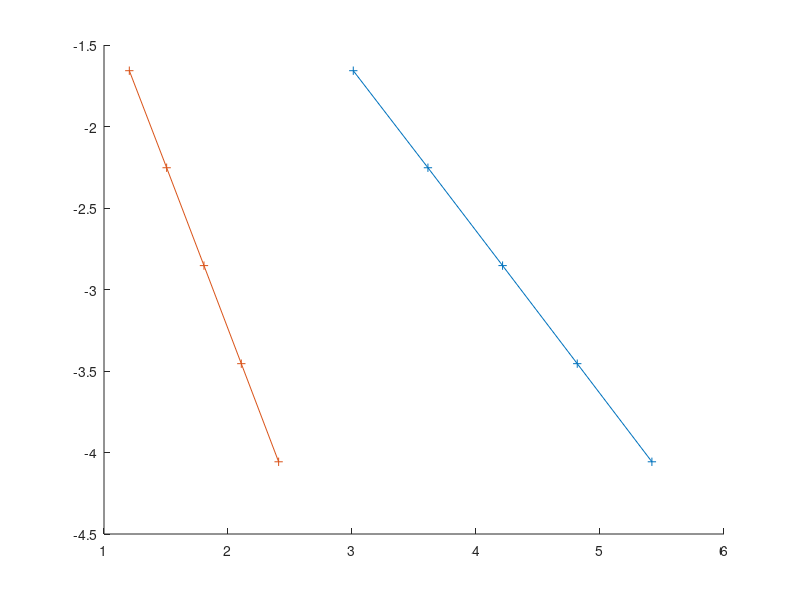

Recreate this plot in MATLAB.
% mms-1 with uniform mesh refinement
clear all; close all; clc;

% mms 1
% ndof =    16, L2_error = +4.744057E-01 
% ndof =    64, L2_error = +2.676629E-01 
% ndof =   256, L2_error = +8.295995E-02 
% ndof =  1024, L2_error = +2.199696E-02 
% ndof =  4096, L2_error = +5.584659E-03 
% ndof = 16384, L2_error = +1.401626E-03 
% ndof = 65536, L2_error = +3.507498E-04  

ndof = [   16
           64
          256
         1024
         4096
        16384
        65536
        262144
		];
		
L2 = [	
+4.744057E-01
+2.676629E-01
+8.295995E-02
+2.199696E-02
+5.584659E-03
+1.401626E-03
+3.507498E-04
+8.770893E-05
		];

norm_data = [ ndof L2 ]		

norm_data (1,:)=[];
norm_data (1,:)=[];
norm_data (1,:)=[];

figure(999); hold all;
plot(log10(norm_data(:,1)),log10(norm_data(:,2)),'+-')
nel_ = norm_data(:,1)/4;
h_ = 1./ sqrt(nel_);
plot(log10(1./h_),log10(norm_data(:,2)),'+-')



